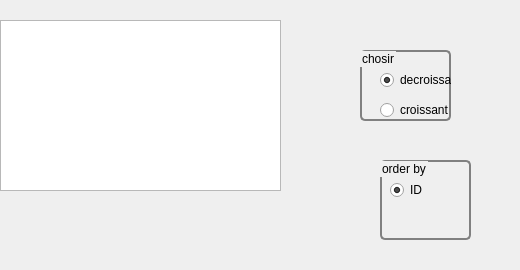
      <widget class="QWidget" name="tab_13">
       <attribute name="title">
        <string>trier coli</string>
       </attribute>
       <widget class="QLabel" name="label_8">
        <property name="geometry">
         <rect>
          <x>10</x>
          <y>0</y>
          <width>501</width>
          <height>261</height>
         </rect>
        </property>
        <property name="styleSheet">
         <string notr="true">background-image: url(:/bg.jpg);</string>
        </property>
        <property name="text">
         <string/>
        </property>
        <property name="pixmap">
         <pixmap>../60342173_2276972439287605_1529191567795945472_n.jpg</pixmap>
        </property>
       </widget>
       <widget class="QGroupBox" name="groupBox_4">
        <property name="geometry">
         <rect>
          <x>360</x>
          <y>50</y>
          <width>91</width>
          <height>71</height>
         </rect>
        </property>
        <property name="styleSheet">
         <string notr="true">QGroupBox {
    background-color: qlineargradient(x1: 0, y1: 0, x2: 0, y2: 1,
                                      stop: 0 #E0E0E0, stop: 1 #FFFFFF);
    border: 2px solid gray;
    border-radius: 5px;
    margin-top: 1ex; /* leave space at the top for the title */
}</string>
        </property>
        <property name="title">
         <string>chosir</string>
        </property>
        <widget class="QRadioButton" name="radioButton_23">
         <property name="geometry">
          <rect>
           <x>20</x>
           <y>20</y>
           <width>95</width>
           <height>20</height>
          </rect>
         </property>
         <property name="styleSheet">
          <string notr="true"/>
         </property>
         <property name="text">
          <string>decroissant</string>
         </property>
         <property name="checked">
          <bool>true</bool>
         </property>
        </widget>
        <widget class="QRadioButton" name="radioButton_24">
         <property name="geometry">
          <rect>
           <x>20</x>
           <y>50</y>
           <width>95</width>
           <height>20</height>
          </rect>
         </property>
         <property name="text">
          <string>croissant</string>
         </property>
        </widget>
        <zorder>radioButton_24</zorder>
        <zorder>radioButton_23</zorder>
       </widget>
       <widget class="QGroupBox" name="groupBox_3">
        <property name="geometry">
         <rect>
          <x>380</x>
          <y>160</y>
          <width>91</width>
          <height>80</height>
         </rect>
        </property>
        <property name="styleSheet">
         <string notr="true">QGroupBox {
    background-color: qlineargradient(x1: 0, y1: 0, x2: 0, y2: 1,
                                      stop: 0 #E0E0E0, stop: 1 #FFFFFF);
    border: 2px solid gray;
    border-radius: 5px;
    margin-top: 1ex; /* leave space at the top for the title */
}</string>
        </property>
        <property name="title">
         <string>order by</string>
        </property>
        <widget class="QRadioButton" name="radioButton_21">
         <property name="geometry">
          <rect>
           <x>10</x>
           <y>20</y>
           <width>95</width>
           <height>20</height>
          </rect>
         </property>
         <property name="text">
          <string>ID</string>
         </property>
         <property name="checked">
          <bool>true</bool>
         </property>
        </widget>
       </widget>
       <widget class="QTableView" name="tabcoli_5">
        <property name="geometry">
         <rect>
          <x>0</x>
          <y>20</y>
          <width>281</width>
          <height>171</height>
         </rect>
        </property>
        <property name="font">
         <font>
          <pointsize>11</pointsize>
         </font>
        </property>
        <property name="styleSheet">
         <string notr="true"/>
        </property>
       </widget>
      </widget>
